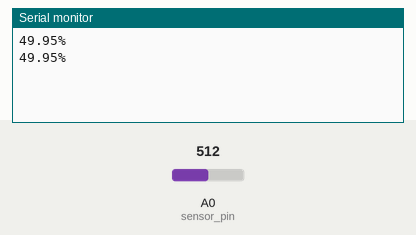
The sketch below on a simulated Arduino Uno, built with avr-gcc and run on an emulated ATmega328P. On the bench: the last lines printed to the serial monitor. The test bench sets the inputs (shaded band); at power-on: A0 (sensor_pin) = 512.

Above: at 2.8 s.
2.9 s: A0 (sensor_pin) set to 716
At 5.2 s:
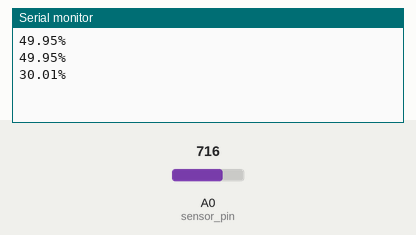
5.6 s: A0 (sensor_pin) set to 900
At 6.8 s:
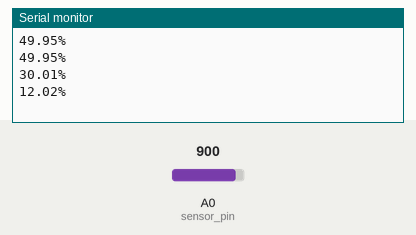
Timing chart, 0 to 8.6 s (numbered marks = the images above; inputs shaded):
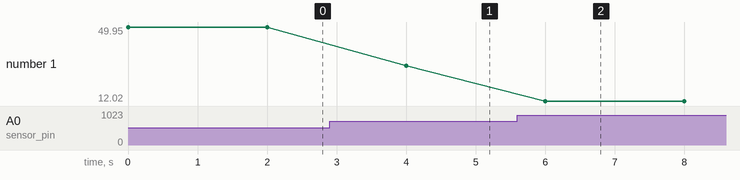

Measured:
- after the input at 2.9 s, the serial monitor: prints a new line after 1.1 s (image 1)
- after the input at 5.6 s, the serial monitor: prints a new line after 0.40 s (image 2)
- plotted number 1: 49.95 → 30.01 after the input at 2.9 s, 30.01 → 12.02 after the input at 5.6 s

The sketch:

moisture_1.ino
```cpp
int sensor_pin = A0;
int output_val;
float moisture_percentage;
void setup() {
Serial.begin(9600);

}

void loop() {
 output_val = analogRead(sensor_pin);
 moisture_percentage = (100 -( (output_val/1023.00 * 100) ));
 Serial.print(moisture_percentage);
 Serial.print("%\n\n");
 delay(2000);
}
```
